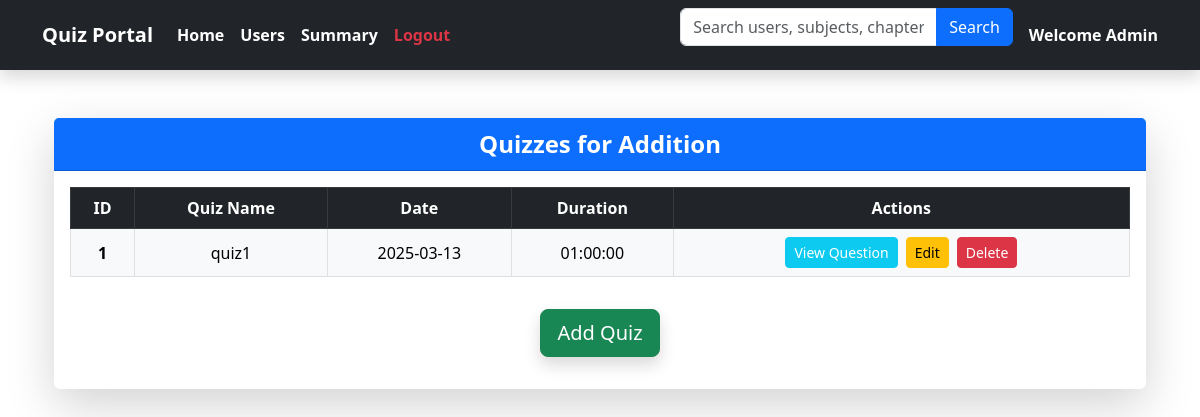
Screenshot of /chapter/1/quizzes with the database file from the repository.
### backend/models.py (models this page shows)
class Chapter(db.Model):
    __tablename__ = 'chapter'
    id = db.Column(db.Integer, primary_key=True)
    name = db.Column(db.String, nullable=False)
    description = db.Column(db.String, nullable=False)
    subject_id = db.Column(db.Integer, db.ForeignKey('subjects.id', ondelete='CASCADE'), nullable=False)
    quizzes = db.relationship('Quiz', backref='chapter',lazy=True, cascade='all, delete-orphan')

class Quiz(db.Model):
    __tablename__ = 'quiz'
    id = db.Column(db.Integer, primary_key=True)
    chapter_id = db.Column(db.Integer, db.ForeignKey('chapter.id', ondelete='CASCADE'), nullable=False)
    quiz_name = db.Column(db.String, nullable=False)
    date_of_quiz = db.Column(db.DateTime, nullable=False)
    time_duration = db.Column(db.Time, nullable=False)
    questions = db.relationship('Question', backref='quiz',lazy=True, cascade='all, delete-orphan')
    scores = db.relationship('Score', backref='quiz',lazy=True, cascade='all, delete-orphan')

### app.py (the view)
@app.route('/chapter/<int:chapter_id>/quizzes')
def view_quizzes(chapter_id):
    chapter = Chapter.query.get_or_404(chapter_id)
    quizzes = Quiz.query.filter_by(chapter_id=chapter_id).all()
    return render_template('view_quizzes.html', chapter=chapter, quizzes=quizzes)

### templates/view_quizzes.html (shortened to what this page needs)
{% extends "navbar.html" %}
{% block content %}
    <div class="container mt-5">
        <div class="card shadow-lg border-0">
            <div class="card-header bg-primary text-white text-center fs-4 fw-bold">
                Quizzes for {{ chapter.name }}
            </div>
            <div class="card-body">
                <div class="table-responsive">
                    <table class="table table-hover table-bordered text-center">
                        <thead class="table-dark">
                            <tr>
                                <th>ID</th>
                                <th>Quiz Name</th>
                                <th>Date</th>
                                <th>Duration</th>
                                <th>Actions</th>
                            </tr>
                        </thead>
                        <tbody class="align-middle">
                            {% for quiz in quizzes %}
                            <tr class="table-light">
                                <td class="fw-bold">{{ quiz.id }}</td>
                                <td>{{ quiz.quiz_name }}</td>
                                <td>{{ quiz.date_of_quiz.strftime('%Y-%m-%d') }}</td>
                                <td>{{ quiz.time_duration }}</td>
                                <td>
                                    <div class="d-flex justify-content-center gap-2">
                                        <a href="{{ url_for('view_questions', chapter_id=chapter.id, quiz_id=quiz.id) }}" class="btn btn-info btn-sm text-white">View Question</a>
                                        <a href="{{ url_for('edit_quiz', chapter_id=chapter.id, quiz_id=quiz.id) }}" class="btn btn-warning btn-sm">Edit</a>
                                        <form action="{{ url_for('delete_quiz', chapter_id=chapter.id, quiz_id=quiz.id) }}" method="POST">
                                            <button type="submit" class="btn btn-danger btn-sm">Delete</button>
                                        </form>
                                    </div>
                                </td>
                            </tr>
                            {% endfor %}
                        </tbody>
                    </table>
                </div>
                <div class="text-center my-3">
                    <form action="{{ url_for('add_quiz', chapter_id=chapter.id) }}" method="get">
                        <button type="submit" class="btn btn-success btn-lg shadow">Add Quiz</button>
                    </form>
                </div>
            </div>
        </div>
    </div>
</body>
</html>
{% endblock %}

### rows the page displays
Chapter: name "Addition"
Quiz: id "1", quiz_name "quiz1", date_of_quiz "2025-03-13", time_duration "01:00:00"
